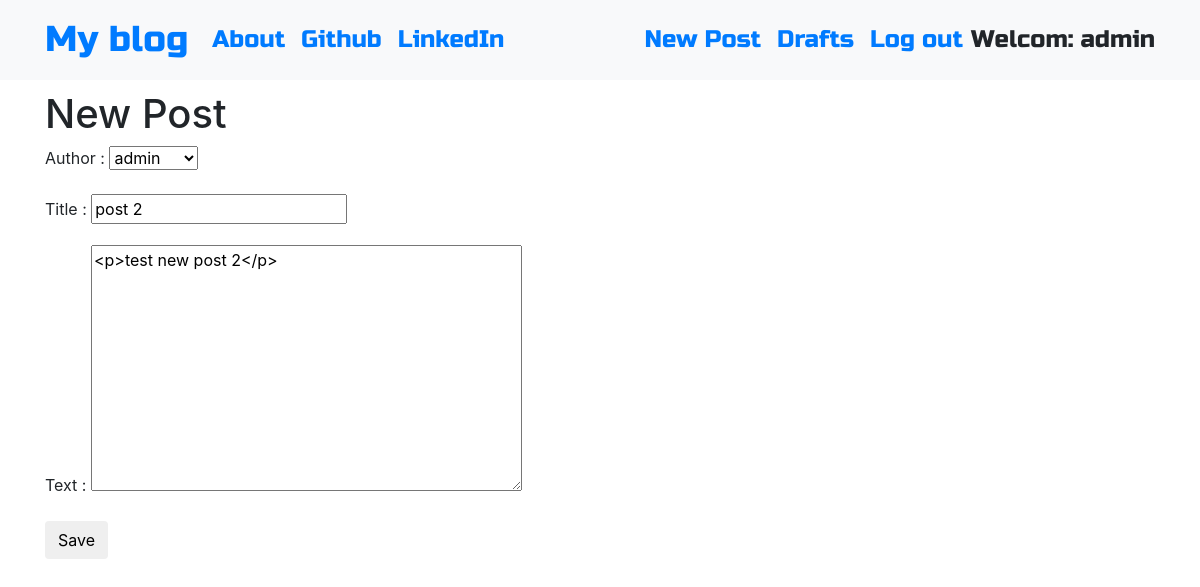
Screenshot of /post/3/edit/ (signed in) with the database file from the repository.
### blog/models.py (models this page shows, shortened)
class Post(models.Model):
    author = models.ForeignKey('auth.User',on_delete=models.CASCADE)
    title = models.CharField(max_length=256)
    text = models.TextField()
    created_date =  models.DateTimeField(default=timezone.now)
    published_date = models.DateTimeField(blank=True, null=True)

### blog/views.py (the view)
# urls.py: path('post/<int:pk>/edit/',views.PostUpdateView.as_view(),name='post_edit'),
class PostUpdateView(LoginRequiredMixin,UpdateView):
    login_url = '/login/' # if person not logged in they should go to login
    redirect_field_name ='blog/post_detail.html' #?
    form_class = PostForm # connecting form
    model = Post

### blog/forms.py
class PostForm(forms.ModelForm):
    class Meta():
        model = Post
        fields = ('author','title','text')
        widgets = {
            'title':forms.TextInput(attrs={'class':'textinputclass'}),
            'text':forms.Textarea(attrs={'class':'editable medium-editor-textarea'}),
            }

### blog/templates/blog/post_form.html (shortened to what this page needs)
{% extends "blog/base.html" %}
{% block content %}
  <h1>New Post</h1>
  <form class="post-form" method="post">
  {{form.as_p}}
  <button type="submit" class="save btn btn-default">Save</button>
  </form>
{% endblock %}

### blog/templates/blog/base.html (shortened to what this page needs)
<!DOCTYPE html>
{% load static %}
<html lang="fr" dir="ltr">
  <head>
    <link rel="stylesheet" href="https://stackpath.bootstrapcdn.com/bootstrap/4.1.3/css/bootstrap.min.css"
>
    <link href="https://maxcdn.bootstrapcdn.com/font-awesome/4.7.0/css/font-awesome.min.css" rel="stylesheet">
    <link rel="stylesheet" href="//cdn.jsdelivr.net/medium-editor/latest/css/medium-editor.min.css" type="text/css" media="screen" charset="utf-8">
    <link rel="stylesheet" type="text/css"  href="{% static 'css/blog.css' %}">
  </head>
  <body class='loader'>
    <nav class="navbar navbar-expand-lg bg-light techfont">
      <div class="container">
        <div class="navbar-nav align-items-center">
          <a class="navbar-brand bigbrand" href="{% url 'post_list' %}">My blog</a>
          <a class="nav-item nav-link" href="{% url 'about' %}">About</a>
          <a class="nav-item nav-link" href=" https://www.github.com">Github</a>
          <a class="nav-item nav-link" href="https://www.linkedin.com">LinkedIn</a>
        </div>
        <div class="navbar-nav align-items-center ml-auto">
          {% if user.is_authenticated %}
            <a class="nav-item nav-link" href="{% url 'post_new' %}">New Post</a>
            <a class="nav-item nav-link" href="{% url 'post_draft_list' %}">Drafts</a>
            <a class="nav-item nav-link" href="{% url 'logout' %}">Log out</a>
            <a>Welcom: {{ user.username }}</a>
          {% else %}
            <a class="nav-item nav-link" href="{% url 'login' %}" aria-label="Login"><span class="fa fa-user" aria-hidden="true"></span></a>
          {% endif %}
        </div>
      </div>
    </nav>
    <div class="content container">
      <div class="row">
        <div class="col-md-8">
          <div class="blog_posts">
            {% block content %}
            {% endblock %}
          </div>
        </div>
      </div>
    </div>
  </body>
</html>

### blog/static/css/blog.css (style rules this page uses)
.techfont { font-family: 'Russo One', sans-serif; font-size: 1.5em; margin-bottom: 10px; }
.bigbrand { font-size: 1.5em; }
.loader { filter:hue-rotate(0deg); color: linear-gradient(45deg,#0f8,#08f); animation:hue 10000ms infinite linear; }

### rows the page displays
Post: author "admin", title "post 2", text "<p>test new post 2</p>"

### other values shown
{{ user.username }} "admin"
